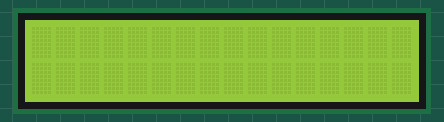
Bench run of a sketch on a simulated Arduino Uno, built with avr-gcc and run on an emulated ATmega328P. On the bench: 16×2 character LCD.

Above: at 0.1 s.
At 0.6 s:
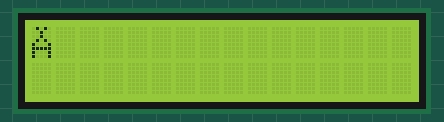
At 1.1 s:
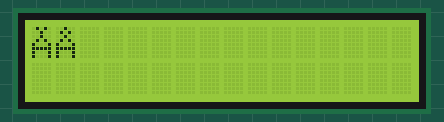
At 1.6 s:
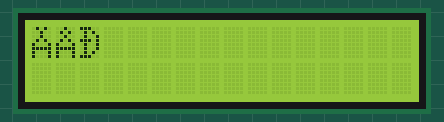
At 2.6 s:
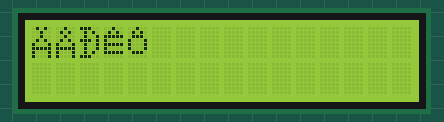
At 3.6 s:
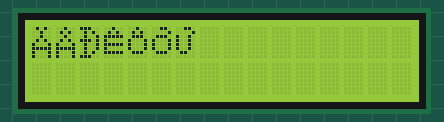

Measured:
- by itself, everything shown: repeats every 4.0 s, in 8 steps
- what the display in image 1 shows lasts 0.5 s, from 0.6 s to 1.1 s

The sketch:

bai_7.ino
```cpp
#include <LiquidCrystal.h>
LiquidCrystal lcd(12, 11, 5, 4, 3, 2);

byte aw[8] = {
  B01010,
  B00100,
  B00100,
  B01010,
  B10001,
  B11111,
  B10001,
  B10001
};

byte aa[8] = {
  B00100,
  B01010,
   B00100,
  B01010,
  B10001,
  B11111,
  B10001,
  B10001
};

byte dd[8] = {
  B11100,
  B01010,
  B01001,
  B11101,
  B01001,
  B01001,
  B01010,
  B11100
};

byte ee[8] = {
  B00100,
  B01010,
  B11111,
  B10000,
  B11111,
  B10000,
  B11111,
  B00000
};


byte oo[8] = {
  B00100,
  B01010,
  B01110,
  B10001,
  B10001,
  B10001,
  B01110,
  B00000
};

byte ow[8] = {
  B00110,
  B00001,
  B01110,
  B10001,
  B10001,
  B10001,
  B01110,
  B00000
};


byte uw[8] = {
  B00110,
  B00001,
  B10010,
  B10010,
  B10010,
  B10010,
  B01100,
  B00000
};


void setup() {
  lcd.begin(16, 2);
  lcd.createChar(0, aw);
  lcd.createChar(1, aa);
  lcd.createChar(2, dd);
  lcd.createChar(3, ee);
  lcd.createChar(4, oo);
  lcd.createChar(5, ow);
  lcd.createChar(6, uw);
}

void loop() {
  lcd.clear();
  delay(500);
  lcd.setCursor(0, 0);
  for(int i=0;i<7;i++){
    lcd.print(char(i));
    delay(500);
  }
}
```
